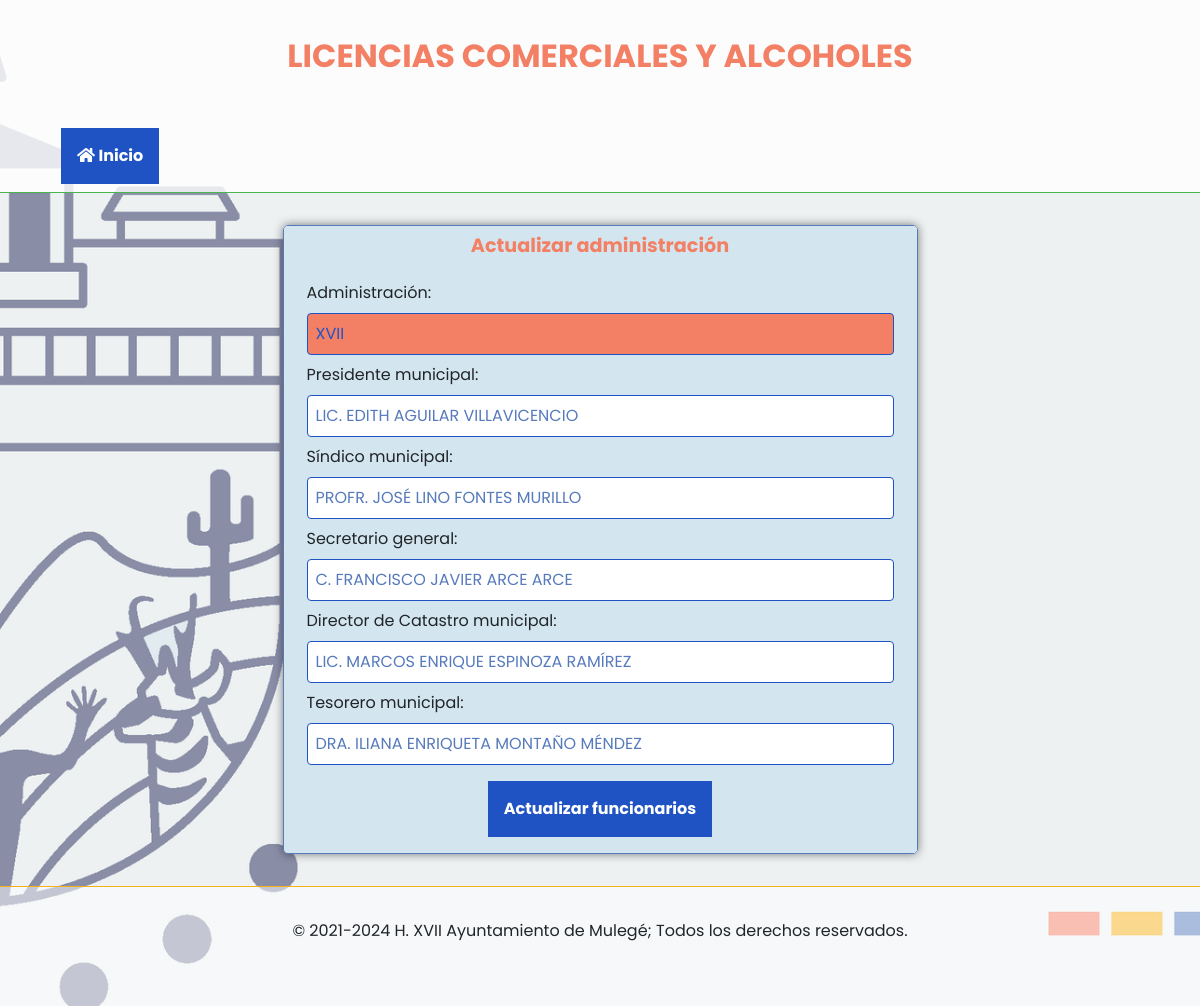
The app's page /actualizar_administracion.php with its own data.
### tables this page shows
CREATE TABLE `administraciones` (
  `id` int(11) NOT NULL,
  `admin` tinytext NOT NULL,
  `presidente_municipal` tinytext NOT NULL,
  `sindico_municipal` tinytext NOT NULL,
  `secretario_general` tinytext NOT NULL,
  `director_catastro` tinytext NOT NULL,
  `tesorero_municipal` tinytext NOT NULL
);

### lib/class_administraciones.php (called while the page is built, shortened)
<?php
class administraciones {
  function administracionActual($connect) {
    $sql = "SELECT admin FROM administraciones ORDER BY id DESC LIMIT 1";
    $query = mysqli_query($connect, $sql);
    $row = mysqli_fetch_array($query);
    if (isset($row)) { return $row['admin']; }
    else { return null; }
  }
  function listaFuncionarios($connect, $admin) {
    $sql = "SELECT * FROM administraciones WHERE admin = '$admin'";
    $query = mysqli_query($connect, $sql);
    $row = mysqli_fetch_array($query);
    if (isset($row)) {
      return array(
        'presidente_municipal' => $row['presidente_municipal'],
        'sindico_municipal' => $row['sindico_municipal'],
        'secretario_general' => $row['secretario_general'],
        'director_catastro' => $row['director_catastro'],
        'tesorero_municipal' => $row['tesorero_municipal']
      );
    }
    else { return null; }
  }
}
?>

### actualizar_administracion.php (the view, shortened to what this page needs)
<?php
require_once 'lib/class_administraciones.php';
$administraciones = new administraciones;
$admin = $administraciones -> administracionActual($connect);
$funcionario = $administraciones -> listaFuncionarios($connect, $admin);
include_once 'header.php';
include_once 'menu.php';
?>
<main class="container">
  <section class="row justify-content-center">
    <div class="col-7 centrar-contenedor">
      <div class="contenedor">
        <div class="titulo-contenedor">
          <h3>Actualizar administración</h3>
        </div>
        <div class="contenido-contenedor">
          <form class="container-fluid" action="/lib/procesar_actualizacion_funcionarios.php" method="post">
            <div class="row justify-content-center">
              <div class="col-12">
                <label for="">Administración:</label><br>
                <input type="text" name="admin" value="<?php echo $admin; ?>" readonly>
              </div>
              <div class="col-12">
                <label for="">Presidente municipal:</label><br>
                <input type="text" name="presidente_municipal" value="<?php echo $funcionario['presidente_municipal']; ?>">
              </div>
              <div class="col-12">
                <label for="">Síndico municipal:</label><br>
                <input type="text" name="sindico_municipal" value="<?php echo $funcionario['sindico_municipal']; ?>">
              </div>
              <div class="col-12">
                <label for="">Secretario general:</label><br>
                <input type="text" name="secretario_general" value="<?php echo $funcionario['secretario_general']; ?>">
              </div>
              <div class="col-12">
                <label for="">Director de Catastro municipal:</label><br>
                <input type="text" name="director_catastro" value="<?php echo $funcionario['director_catastro']; ?>">
              </div>
              <div class="col-12">
                <label for="">Tesorero municipal:</label><br>
                <input type="text" name="tesorero_municipal" value="<?php echo $funcionario['tesorero_municipal']; ?>">
              </div>
              <div class="col-6 centrar-botones">
                <input type="submit" name="accion" value="Actualizar funcionarios">
              </div>
            </div>
          </form>
        </div>
      </div>
    </div>
  </section>
</main>
<?php
include_once 'footer.php';
?>

### css/style.css (style rules this page uses)
* { font-family: 'Poppins', sans-serif; box-sizing: border-box; margin: 0; padding: 0; }
html, body { font-size: 16px; margin: 0; padding: 0; }
body { background: url('../img/bg4.png') no-repeat fixed center / cover; }
h1, h2, h3 { font-weight: bold; text-align: center; color: #f38065; }
h3 { font-size: 1.2rem; }
input[type='text'], input[type='email'], input[type='date'], input[type='number'], input[type='password'], input[type='file'], textarea, select { font-size: 1rem; width: 100%; margin-bottom: .5em; padding: .5em; color: #567abc; border: 1px solid #1f53c4; border-radius: 4px; background: white; }
input[type='submit'], input[type='reset'], button, .enlace-boton { font-size: 1rem; font-weight: bold; display: inline-block; min-width: 50px; margin: .5em auto; padding: 1em; text-align: center; color: white; border: none; background: #1f53c4; }
input[readonly], textarea[readonly], select[readonly] { color: #1f53c4 !important; background-color: #f38065 !important; }
main { z-index: 0; overflow: hidden; min-height: 70vh; }
.contenedor { overflow: hidden; width: 100%; margin: 2rem auto; padding: 0; border: 1px solid #567abc; border-radius: 5px; box-shadow: 0 0 10px rgba(0, 0, 0, .5); }
.titulo-contenedor { line-height: 1.5em; width: 100%; min-height: 1.5em; padding: .5em; background: #d3e6ef; }
.contenido-contenedor { width: 100%; padding: .5em; background-color: #d3e6ef; }
.centrar-contenedor { display: flex; min-height: 70vh; align-items: center; justify-content: center; }
.centrar-botones { text-align: center; }

### records on screen
administraciones: admin "XVII", presidente_municipal "LIC. EDITH AGUILAR VILLAVICENCIO", sindico_municipal "PROFR. JOSÉ LINO FONTES MURILLO", secretario_general "C. FRANCISCO JAVIER ARCE ARCE", director_catastro "LIC. MARCOS ENRIQUE ESPINOZA RAMÍREZ", tesorero_municipal "DRA. ILIANA ENRIQUETA MONTAÑO MÉNDEZ"
